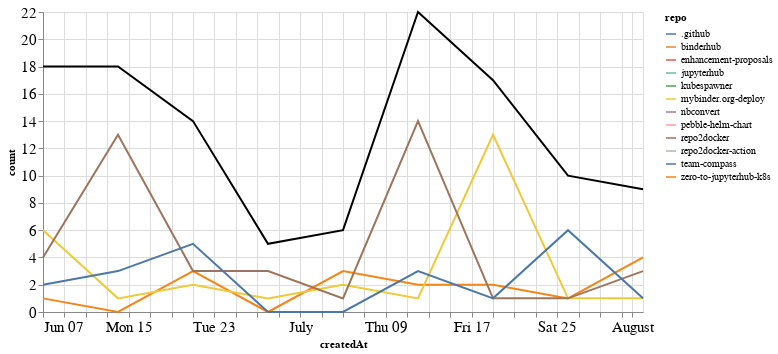

Source (notebook cell):
### Markdown cell above
## Comments

### Code cell
comments_time = comments.groupby('repo').resample('W', on='createdAt').count()['author'].reset_index()
comments_time = comments_time.rename(columns={'author': 'count'})
comments_time_total = comments_time.groupby('createdAt').agg({"count": "sum"}).reset_index()
ch1 = alt.Chart(comments_time, width=600).mark_line().encode(
    x='createdAt',
    y='count',
    color='repo',
    tooltip="repo"
)

ch2 = alt.Chart(comments_time_total, width=600).mark_line(color="black").encode(
    x='createdAt',
    y='count',
)

ch1 + ch2

### Figure 1 — Vega-Lite specification as saved in the notebook (floating-point values rounded to 4 significant figures)
{"config": {"axisLeft": {"labelFontSize": 15}, "axisBottom": {"labelFontSize": 15}}, "layer": [{"data": {"name": "data-72b8bd76f043601e6da8f34d0eaeb0ab"}, "mark": "line", "encoding": {"color": {"type": "nominal", "field": "repo"}, "tooltip": {"type": "nominal", "field": "repo"}, "x": {"type": "temporal", "field": "createdAt"}, "y": {"type": "quantitative", "field": "count"}}, "width": 600}, {"data": {"name": "data-c81ecbc95dbffabd7ced0e6079a38d7c"}, "mark": {"type": "line", "color": "black"}, "encoding": {"x": {"type": "temporal", "field": "createdAt"}, "y": {"type": "quantitative", "field": "count"}}, "width": 600}], "$schema": "https://vega.github.io/schema/vega-lite/v4.8.1.json", "datasets": {"data-72b8bd76f043601e6da8f34d0eaeb0ab": [{"repo": ".github", "createdAt": "2020-06-21T00:00:00", "count": 1}, {"repo": "binderhub", "createdAt": "2020-06-07T00:00:00", "count": 1}, {"repo": "binderhub", "createdAt": "2020-06-14T00:00:00", "count": 0}, {"repo": "binderhub", "createdAt": "2020-06-21T00:00:00", "count": 3}, {"repo": "binderhub", "createdAt": "2020-06-28T00:00:00", "count": 0}, {"repo": "binderhub", "createdAt": "2020-07-05T00:00:00", "count": 3}, {"repo": "binderhub", "createdAt": "2020-07-12T00:00:00", "count": 2}, {"repo": "binderhub", "createdAt": "2020-07-19T00:00:00", "count": 2}, {"repo": "binderhub", "createdAt": "2020-07-26T00:00:00", "count": 1}, {"repo": "binderhub", "createdAt": "2020-08-02T00:00:00", "count": 4}, {"repo": "enhancement-proposals", "createdAt": "2020-07-12T00:00:00", "count": 2}, {"repo": "jupyterhub", "createdAt": "2020-06-07T00:00:00", "count": 1}, {"repo": "kubespawner", "createdAt": "2020-07-26T00:00:00", "count": 1}, {"repo": "mybinder.org-deploy", "createdAt": "2020-06-07T00:00:00", "count": 6}, {"repo": "mybinder.org-deploy", "createdAt": "2020-06-14T00:00:00", "count": 1}, {"repo": "mybinder.org-deploy", "createdAt": "2020-06-21T00:00:00", "count": 2}, {"repo": "mybinder.org-deploy", "createdAt": "2020-06-28T00:00:00", "count": 1}, {"repo": "mybinder.org-deploy", "createdAt": "2020-07-05T00:00:00", "count": 2}, {"repo": "mybinder.org-deploy", "createdAt": "2020-07-12T00:00:00", "count": 1}, {"repo": "mybinder.org-deploy", "createdAt": "2020-07-19T00:00:00", "count": 13}, {"repo": "mybinder.org-deploy", "createdAt": "2020-07-26T00:00:00", "count": 1}, {"repo": "mybinder.org-deploy", "createdAt": "2020-08-02T00:00:00", "count": 1}, {"repo": "nbconvert", "createdAt": "2020-06-14T00:00:00", "count": 1}, {"repo": "pebble-helm-chart", "createdAt": "2020-06-07T00:00:00", "count": 1}, {"repo": "repo2docker", "createdAt": "2020-06-07T00:00:00", "count": 4}, {"repo": "repo2docker", "createdAt": "2020-06-14T00:00:00", "count": 13}, {"repo": "repo2docker", "createdAt": "2020-06-21T00:00:00", "count": 3}, {"repo": "repo2docker", "createdAt": "2020-06-28T00:00:00", "count": 3}, {"repo": "repo2docker", "createdAt": "2020-07-05T00:00:00", "count": 1}, {"repo": "repo2docker", "createdAt": "2020-07-12T00:00:00", "count": 14}, {"repo": "repo2docker", "createdAt": "2020-07-19T00:00:00", "count": 1}, {"repo": "repo2docker", "createdAt": "2020-07-26T00:00:00", "count": 1}, {"repo": "repo2docker", "createdAt": "2020-08-02T00:00:00", "count": 3}, {"repo": "repo2docker-action", "createdAt": "2020-06-28T00:00:00", "count": 1}, {"repo": "team-compass", "createdAt": "2020-06-07T00:00:00", "count": 2}, {"repo": "team-compass", "createdAt": "2020-06-14T00:00:00", "count": 3}, {"repo": "team-compass", "createdAt": "2020-06-21T00:00:00", "count": 5}, {"repo": "team-compass", "createdAt": "2020-06-28T00:00:00", "count": 0}, {"repo": "team-compass", "createdAt": "2020-07-05T00:00:00", "count": 0}, {"repo": "team-compass", "createdAt": "2020-07-12T00:00:00", "count": 3}, {"repo": "team-compass", "createdAt": "2020-07-19T00:00:00", "count": 1}, {"repo": "team-compass", "createdAt": "2020-07-26T00:00:00", "count": 6}, {"repo": "team-compass", "createdAt": "2020-08-02T00:00:00", "count": 1}, {"repo": "zero-to-jupyterhub-k8s", "createdAt": "2020-06-07T00:00:00", "count": 3}], "data-c81ecbc95dbffabd7ced0e6079a38d7c": [{"createdAt": "2020-06-07T00:00:00", "count": 18}, {"createdAt": "2020-06-14T00:00:00", "count": 18}, {"createdAt": "2020-06-21T00:00:00", "count": 14}, {"createdAt": "2020-06-28T00:00:00", "count": 5}, {"createdAt": "2020-07-05T00:00:00", "count": 6}, {"createdAt": "2020-07-12T00:00:00", "count": 22}, {"createdAt": "2020-07-19T00:00:00", "count": 17}, {"createdAt": "2020-07-26T00:00:00", "count": 10}, {"createdAt": "2020-08-02T00:00:00", "count": 9}]}}
